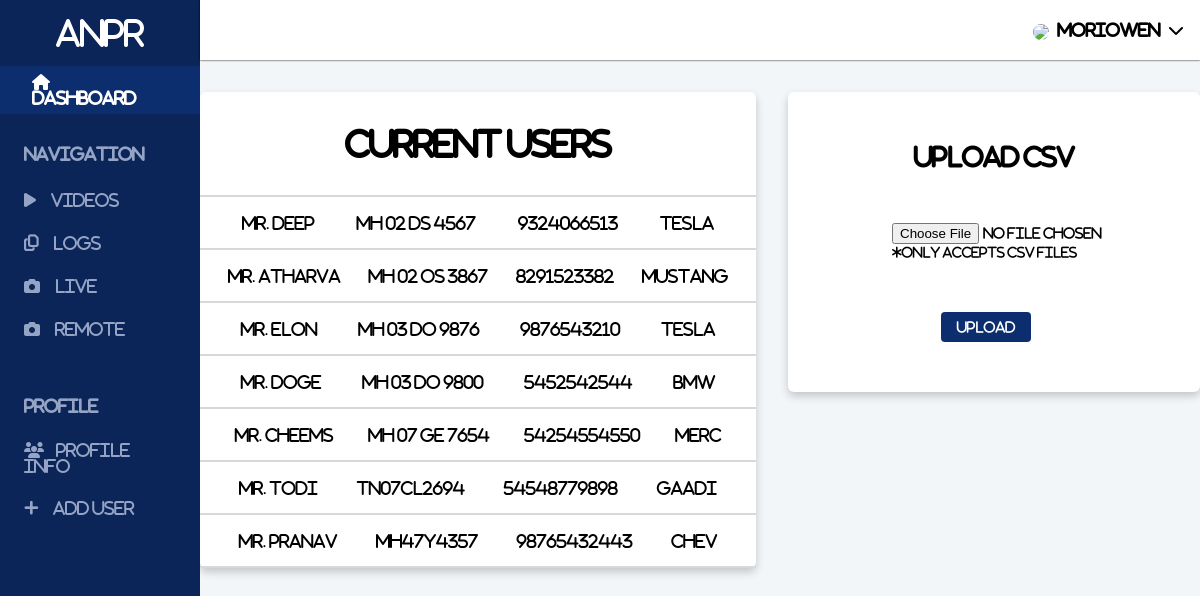
Page /addusers/ (signed in) on the earlier database version.
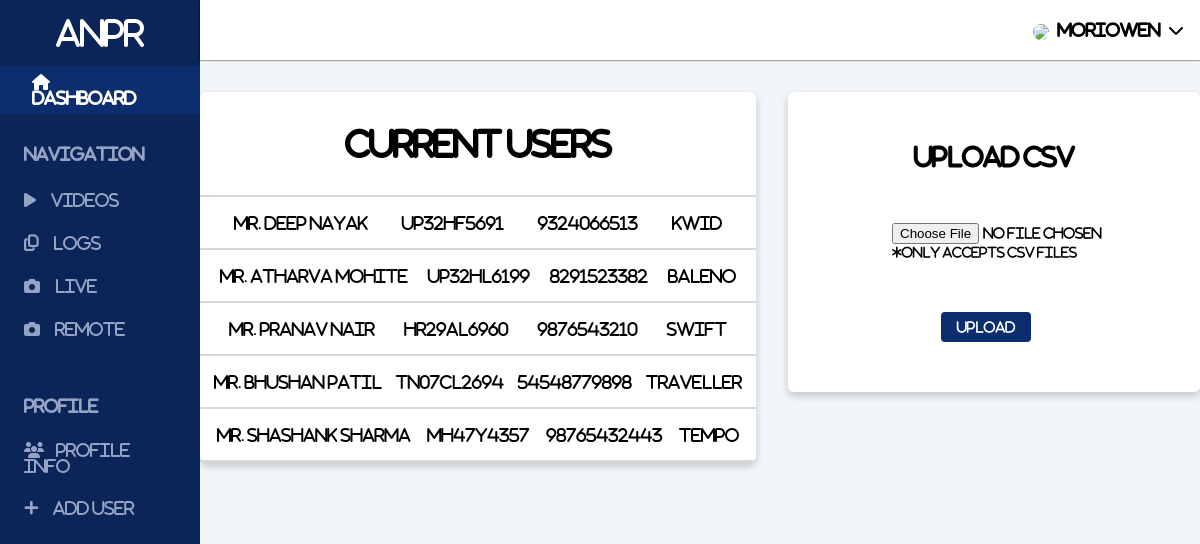
Same page on the later database version.
### app/models.py (models this page shows)
class CarProfile(models.Model):
    user = models.ForeignKey(User, default="", on_delete=models.CASCADE, null=True, blank=True)
    name = models.CharField(max_length=150)
    phone = models.CharField(max_length=150)
    carno = models.CharField(max_length=50)
    carmodel = models.CharField(max_length=50)
    carcolour = models.CharField(max_length=50)
    def __str__(self):
        return self.name

### app/views.py (the view, shortened to what this page needs)
# urls.py: path('addusers/', views.addusers, name="addusers"),
def addusers(request):
    template = "addcars.html"
    data = CarProfile.objects.all()
    prompt = {
        'order': 'Order of the CSV should be name, phone, carno, carmodel, carcolour',
        'profiles': data
              }
    if request.method == "GET":
        users = CarProfile.objects.filter(user=request.user)
        context = {'users': users}
        print(users)
        return render(request, template, context)

### templates/addcars.html (shortened to what this page needs)
{% extends 'base.html' %} {% load static %}
{% block header %}
<link rel="stylesheet" href="{% static 'addusers.css' %}" />
{% endblock header %}
{% block body %}
<div class="content">
  <div class="grid__wrapper">
    <div class="upload__grid">
      <form action="" method="POST" enctype="multipart/form-data">
        <div class="upload__form">
          <h2>Upload CSV</h2>
          <div class="form__control">
            <input type="file" id="file1" name="file" />
            <p>*Only accepts CSV files</p>
          </div>
          <div class="btn_box">
            <button type="submit" style="margin-right: 1rem">Upload</button>
          </div>
        </div>
      </form>
      <div class="recent_logs">
        <h1 style="text-align: center; padding: 2rem 0">Current Users</h1>
        <div class="log__table">
          <hr />
          {% for user in users %}
          <div class="log">
            <div class="log__owner">Mr. {{user}}</div>
            <div class="log__number">{{user.carno}}</div>
            <div class="log__phone">{{user.phone}}</div>
            <div class="log__model">{{user.carmodel}}</div>
          </div>
          <hr />
          {% endfor %}
        </div>
      </div>
    </div>
  </div>
</div>
{% endblock body %}

Differences in the rows shown:
removed CarProfile: name "deep", carno "MH 02 DS 4567", phone "9324066513", carmodel "Tesla"
removed CarProfile: name "atharva", carno "MH 02 OS 3867", phone "8291523382", carmodel "Mustang"
removed CarProfile: name "elon", carno "MH 03 DO 9876", phone "9876543210", carmodel "Tesla"
removed CarProfile: name "doge", carno "MH 03 DO 9800", phone "5452542544", carmodel "bmw"
removed CarProfile: name "cheems", carno "MH 07 GE 7654", phone "54254554550", carmodel "merc"
removed CarProfile: name "todi", carno "TN07CL2694", phone "54548779898", carmodel "gaadi"
removed CarProfile: name "pranav", carno "MH47Y4357", phone "98765432443", carmodel "chev"
added CarProfile: name "Deep Nayak", carno "UP32HF5691", phone "9324066513", carmodel "Kwid"
added CarProfile: name "Atharva Mohite", carno "UP32HL6199", phone "8291523382", carmodel "Baleno"
added CarProfile: name "Pranav Nair", carno "HR29AL6960", phone "9876543210", carmodel "Swift"
added CarProfile: name "Bhushan Patil", carno "TN07CL2694", phone "54548779898", carmodel "Traveller"
added CarProfile: name "Shashank Sharma", carno "MH47Y4357", phone "98765432443", carmodel "Tempo"
